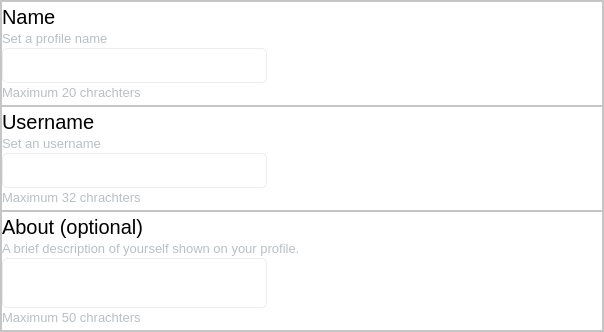
                          <widget class="QFrame" name="frame_AccountEditAccountContainer">
                           <property name="sizePolicy">
                            <sizepolicy hsizetype="Preferred" vsizetype="Preferred">
                             <horstretch>0</horstretch>
                             <verstretch>215</verstretch>
                            </sizepolicy>
                           </property>
                           <property name="minimumSize">
                            <size>
                             <width>0</width>
                             <height>0</height>
                            </size>
                           </property>
                           <property name="maximumSize">
                            <size>
                             <width>16777215</width>
                             <height>16777215</height>
                            </size>
                           </property>
                           <property name="styleSheet">
                            <string notr="true">QFrame {
	background: white;
}

QPushButton#button_AccountEditAboutDelete {
	border-radius: 15px;
}

QLabel { 
	border: 0;
	color: black;
}

QLabel#label_Sign_1,
QLabel#label_AccountEditNameSymbols,
QLabel#label_Sign_3,
QLabel#label_AccountEditAboutSymbols,
QLabel#label_Sign_4,
QLabel#label_AccountEditUsernameSymbols { 
	color: rgb(184,191,195);
}


QLineEdit {
	border: 1px solid rgb(235, 237, 239);
	border-radius: 5px;
}

QLineEdit::focus {
	border: 2px solid rgb(64,135,216);
}

QTextEdit {
	border: 1px solid rgb(235, 237, 239);
	border-radius: 5px;
}

QTextEdit::focus {
	border: 2px solid rgb(64,135,216);
}</string>
                           </property>
                           <property name="frameShape">
                            <enum>QFrame::StyledPanel</enum>
                           </property>
                           <property name="frameShadow">
                            <enum>QFrame::Raised</enum>
                           </property>
                           <layout class="QVBoxLayout" name="verticalLayout_3" stretch="0,0,0">
                            <property name="spacing">
                             <number>0</number>
                            </property>
                            <property name="leftMargin">
                             <number>0</number>
                            </property>
                            <property name="topMargin">
                             <number>0</number>
                            </property>
                            <property name="rightMargin">
                             <number>0</number>
                            </property>
                            <property name="bottomMargin">
                             <number>0</number>
                            </property>
                            <item>
                             <widget class="QFrame" name="frame_AccountEditNickname">
                              <property name="minimumSize">
                               <size>
                                <width>0</width>
                                <height>105</height>
                               </size>
                              </property>
                              <property name="maximumSize">
                               <size>
                                <width>16777215</width>
                                <height>105</height>
                               </size>
                              </property>
                              <property name="styleSheet">
                               <string notr="true"/>
                              </property>
                              <property name="frameShape">
                               <enum>QFrame::StyledPanel</enum>
                              </property>
                              <property name="frameShadow">
                               <enum>QFrame::Raised</enum>
                              </property>
                              <layout class="QGridLayout" name="gridLayout_9">
                               <property name="leftMargin">
                                <number>0</number>
                               </property>
                               <property name="topMargin">
                                <number>0</number>
                               </property>
                               <property name="rightMargin">
                                <number>0</number>
                               </property>
                               <property name="bottomMargin">
                                <number>0</number>
                               </property>
                               <property name="horizontalSpacing">
                                <number>10</number>
                               </property>
                               <property name="verticalSpacing">
                                <number>0</number>
                               </property>
                               <item row="1" column="0">
                                <widget class="QLabel" name="label_3">
                                 <property name="minimumSize">
                                  <size>
                                   <width>0</width>
                                   <height>25</height>
                                  </size>
                                 </property>
                                 <property name="maximumSize">
                                  <size>
                                   <width>16777215</width>
                                   <height>25</height>
                                  </size>
                                 </property>
                                 <property name="font">
                                  <font>
                                   <pointsize>15</pointsize>
                                  </font>
                                 </property>
                                 <property name="text">
                                  <string>Name</string>
                                 </property>
                                 <property name="alignment">
                                  <set>Qt::AlignBottom|Qt::AlignLeading|Qt::AlignLeft</set>
                                 </property>
                                 <property name="textInteractionFlags">
                                  <set>Qt::LinksAccessibleByMouse</set>
                                 </property>
                                </widget>
                               </item>
                               <item row="1" column="1" rowspan="4">
                                <spacer name="horizontalSpacer_8">
                                 <property name="orientation">
                                  <enum>Qt::Horizontal</enum>
                                 </property>
                                 <property name="sizeHint" stdset="0">
                                  <size>
                                   <width>151</width>
                                   <height>20</height>
                                  </size>
                                 </property>
                                </spacer>
                               </item>
                               <item row="2" column="0">
                                <widget class="QLabel" name="label_Sign_3">
                                 <property name="minimumSize">
                                  <size>
                                   <width>0</width>
                                   <height>15</height>
                                  </size>
                                 </property>
                                 <property name="maximumSize">
                                  <size>
                                   <width>16777215</width>
                                   <height>15</height>
                                  </size>
                                 </property>
                                 <property name="font">
                                  <font>
                                   <pointsize>10</pointsize>
                                  </font>
                                 </property>
                                 <property name="text">
                                  <string>Set a profile name</string>
                                 </property>
                                 <property name="indent">
                                  <number>0</number>
                                 </property>
                                 <property name="textInteractionFlags">
                                  <set>Qt::LinksAccessibleByMouse</set>
                                 </property>
                                </widget>
                               </item>
                               <item row="3" column="0">
                                <widget class="QLineEdit" name="line_AccountEditName">
                                 <property name="minimumSize">
                                  <size>
                                   <width>265</width>
                                   <height>35</height>
                                  </size>
                                 </property>
                                 <property name="maximumSize">
                                  <size>
                                   <width>265</width>
                                   <height>35</height>
                                  </size>
                                 </property>
                                 <property name="placeholderText">
                                  <string/>
                                 </property>
                                </widget>
                               </item>
                               <item row="4" column="0">
                                <widget class="QLabel" name="label_AccountEditNameSymbols">
                                 <property name="minimumSize">
                                  <size>
                                   <width>0</width>
                                   <height>15</height>
                                  </size>
                                 </property>
                                 <property name="maximumSize">
                                  <size>
                                   <width>16777215</width>
                                   <height>15</height>
                                  </size>
                                 </property>
                                 <property name="font">
                                  <font>
                                   <pointsize>10</pointsize>
                                  </font>
                                 </property>
                                 <property name="text">
                                  <string>Maximum 20 chrachters</string>
                                 </property>
                                 <property name="indent">
                                  <number>0</number>
                                 </property>
                                 <property name="textInteractionFlags">
                                  <set>Qt::LinksAccessibleByMouse</set>
                                 </property>
                                </widget>
                               </item>
                              </layout>
                             </widget>
                            </item>
                            <item>
                             <widget class="QFrame" name="frame_AccountEditUsername">
                              <property name="minimumSize">
                               <size>
                                <width>0</width>
                                <height>105</height>
                               </size>
                              </property>
                              <property name="maximumSize">
                               <size>
                                <width>16777215</width>
                                <height>105</height>
                               </size>
                              </property>
                              <property name="styleSheet">
                               <string notr="true"/>
                              </property>
                              <property name="frameShape">
                               <enum>QFrame::StyledPanel</enum>
                              </property>
                              <property name="frameShadow">
                               <enum>QFrame::Raised</enum>
                              </property>
                              <layout class="QGridLayout" name="gridLayout_11">
                               <property name="leftMargin">
                                <number>0</number>
                               </property>
                               <property name="topMargin">
                                <number>0</number>
                               </property>
                               <property name="rightMargin">
                                <number>0</number>
                               </property>
                               <property name="bottomMargin">
                                <number>0</number>
                               </property>
                               <property name="horizontalSpacing">
                                <number>10</number>
                               </property>
                               <property name="verticalSpacing">
                                <number>0</number>
                               </property>
                               <item row="1" column="1" rowspan="4">
                                <spacer name="horizontalSpacer_14">
                                 <property name="orientation">
                                  <enum>Qt::Horizontal</enum>
                                 </property>
                                 <property name="sizeHint" stdset="0">
                                  <size>
                                   <width>151</width>
                                   <height>20</height>
                                  </size>
                                 </property>
                                </spacer>
                               </item>
                               <item row="2" column="0">
                                <widget class="QLabel" name="label_Sign_4">
                                 <property name="minimumSize">
                                  <size>
                                   <width>0</width>
                                   <height>15</height>
                                  </size>
                                 </property>
                                 <property name="maximumSize">
                                  <size>
                                   <width>16777215</width>
                                   <height>15</height>
                                  </size>
                                 </property>
                                 <property name="font">
                                  <font>
                                   <pointsize>10</pointsize>
                                  </font>
                                 </property>
                                 <property name="text">
                                  <string>Set an username</string>
                                 </property>
                                 <property name="indent">
                                  <number>0</number>
                                 </property>
                                 <property name="textInteractionFlags">
                                  <set>Qt::LinksAccessibleByMouse</set>
                                 </property>
                                </widget>
                               </item>
                               <item row="3" column="0">
                                <widget class="QLineEdit" name="line_AccountEditUsername">
                                 <property name="minimumSize">
                                  <size>
                                   <width>265</width>
                                   <height>35</height>
                                  </size>
                                 </property>
                                 <property name="maximumSize">
                                  <size>
                                   <width>265</width>
                                   <height>35</height>
                                  </size>
                                 </property>
                                 <property name="maxLength">
                                  <number>32</number>
                                 </property>
                                 <property name="placeholderText">
                                  <string/>
                                 </property>
                                </widget>
                               </item>
                               <item row="1" column="0">
                                <widget class="QLabel" name="label_6">
                                 <property name="minimumSize">
                                  <size>
                                   <width>0</width>
                                   <height>25</height>
                                  </size>
                                 </property>
                                 <property name="maximumSize">
                                  <size>
                                   <width>16777215</width>
                                   <height>25</height>
                                  </size>
                                 </property>
                                 <property name="font">
                                  <font>
                                   <pointsize>15</pointsize>
                                  </font>
                                 </property>
                                 <property name="text">
                                  <string>Username</string>
                                 </property>
                                 <property name="alignment">
                                  <set>Qt::AlignBottom|Qt::AlignLeading|Qt::AlignLeft</set>
                                 </property>
                                 <property name="textInteractionFlags">
                                  <set>Qt::LinksAccessibleByMouse</set>
                                 </property>
                                </widget>
                               </item>
                               <item row="4" column="0">
                                <widget class="QLabel" name="label_AccountEditUsernameSymbols">
                                 <property name="minimumSize">
                                  <size>
                                   <width>0</width>
                                   <height>15</height>
                                  </size>
                                 </property>
                                 <property name="maximumSize">
                                  <size>
                                   <width>16777215</width>
                                   <height>15</height>
                                  </size>
                                 </property>
                                 <property name="font">
                                  <font>
                                   <pointsize>10</pointsize>
                                  </font>
                                 </property>
                                 <property name="text">
                                  <string>Maximum 32 chrachters</string>
                                 </property>
                                 <property name="indent">
                                  <number>0</number>
                                 </property>
                                 <property name="textInteractionFlags">
                                  <set>Qt::LinksAccessibleByMouse</set>
                                 </property>
                                </widget>
                               </item>
                              </layout>
                             </widget>
                            </item>
                            <item>
                             <widget class="QFrame" name="frame_AccountEditInfo">
                              <property name="minimumSize">
                               <size>
                                <width>0</width>
                                <height>120</height>
                               </size>
                              </property>
                              <property name="maximumSize">
                               <size>
                                <width>16777215</width>
                                <height>120</height>
                               </size>
                              </property>
                              <property name="styleSheet">
                               <string notr="true"/>
                              </property>
                              <property name="frameShape">
                               <enum>QFrame::StyledPanel</enum>
                              </property>
                              <property name="frameShadow">
                               <enum>QFrame::Raised</enum>
                              </property>
                              <layout class="QGridLayout" name="gridLayout_10">
                               <property name="leftMargin">
                                <number>0</number>
                               </property>
                               <property name="topMargin">
                                <number>0</number>
                               </property>
                               <property name="rightMargin">
                                <number>0</number>
                               </property>
                               <property name="bottomMargin">
                                <number>0</number>
                               </property>
                               <property name="horizontalSpacing">
                                <number>10</number>
                               </property>
                               <property name="verticalSpacing">
                                <number>0</number>
                               </property>
                               <item row="0" column="0">
                                <widget class="QLabel" name="label_4">
                                 <property name="minimumSize">
                                  <size>
                                   <width>0</width>
                                   <height>25</height>
                                  </size>
                                 </property>
                                 <property name="maximumSize">
                                  <size>
                                   <width>16777215</width>
                                   <height>25</height>
                                  </size>
                                 </property>
                                 <property name="font">
                                  <font>
                                   <pointsize>15</pointsize>
                                  </font>
                                 </property>
                                 <property name="text">
                                  <string>About (optional)</string>
                                 </property>
                                 <property name="alignment">
                                  <set>Qt::AlignBottom|Qt::AlignLeading|Qt::AlignLeft</set>
                                 </property>
                                 <property name="textInteractionFlags">
                                  <set>Qt::LinksAccessibleByMouse</set>
                                 </property>
                                </widget>
                               </item>
                               <item row="0" column="2" rowspan="4">
                                <spacer name="horizontalSpacer_13">
                                 <property name="orientation">
                                  <enum>Qt::Horizontal</enum>
                                 </property>
                                 <property name="sizeHint" stdset="0">
                                  <size>
                                   <width>262</width>
                                   <height>78</height>
                                  </size>
                                 </property>
                                </spacer>
                               </item>
                               <item row="1" column="0">
                                <widget class="QLabel" name="label_Sign_1">
                                 <property name="minimumSize">
                                  <size>
                                   <width>0</width>
                                   <height>15</height>
                                  </size>
                                 </property>
                                 <property name="maximumSize">
                                  <size>
                                   <width>16777215</width>
                                   <height>15</height>
                                  </size>
                                 </property>
                                 <property name="font">
                                  <font>
                                   <pointsize>10</pointsize>
                                  </font>
                                 </property>
                                 <property name="text">
                                  <string>A brief description of yourself shown on your profile.</string>
                                 </property>
                                 <property name="indent">
                                  <number>0</number>
                                 </property>
                                 <property name="textInteractionFlags">
                                  <set>Qt::LinksAccessibleByMouse</set>
                                 </property>
                                </widget>
                               </item>
                               <item row="2" column="1">
                                <widget class="QPushButton" name="button_AccountEditAboutDelete">
                                 <property name="minimumSize">
                                  <size>
                                   <width>30</width>
                                   <height>30</height>
                                  </size>
                                 </property>
                                 <property name="maximumSize">
                                  <size>
                                   <width>30</width>
                                   <height>30</height>
                                  </size>
                                 </property>
                                 <property name="toolTip">
                                  <string>Clear About</string>
                                 </property>
                                 <property name="styleSheet">
                                  <string notr="true"/>
                                 </property>
                                 <property name="text">
                                  <string/>
                                 </property>
                                </widget>
                               </item>
                               <item row="3" column="0">
                                <widget class="QLabel" name="label_AccountEditAboutSymbols">
                                 <property name="minimumSize">
                                  <size>
                                   <width>0</width>
                                   <height>15</height>
                                  </size>
                                 </property>
                                 <property name="maximumSize">
                                  <size>
                                   <width>16777215</width>
                                   <height>15</height>
                                  </size>
                                 </property>
                                 <property name="font">
                                  <font>
                                   <pointsize>10</pointsize>
                                  </font>
                                 </property>
                                 <property name="text">
                                  <string>Maximum 50 chrachters</string>
                                 </property>
                                 <property name="indent">
                                  <number>0</number>
                                 </property>
                                 <property name="textInteractionFlags">
                                  <set>Qt::LinksAccessibleByMouse</set>
                                 </property>
                                </widget>
                               </item>
                               <item row="2" column="0">
                                <widget class="QTextEdit" name="line_AccountEditAbout">
                                 <property name="minimumSize">
                                  <size>
                                   <width>265</width>
                                   <height>50</height>
                                  </size>
                                 </property>
                                 <property name="maximumSize">
                                  <size>
                                   <width>265</width>
                                   <height>50</height>
                                  </size>
                                 </property>
                                 <property name="placeholderText">
                                  <string/>
                                 </property>
                                </widget>
                               </item>
                              </layout>
                             </widget>
                            </item>
                           </layout>
                          </widget>
